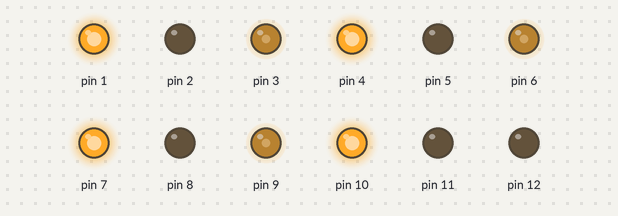
Simulated run of this sketch. Board: Arduino Uno, built with avr-gcc and run on an emulated ATmega328P. Parts: output pins drawn as LEDs (lit = HIGH).

Above: at 0.1 s.
Timing chart, 0 to 1.6 s (numbered marks = the images above):
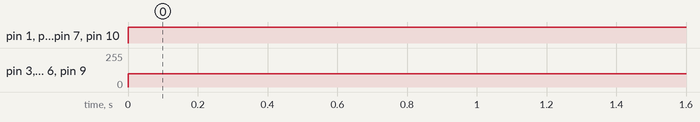

Measured:
- by itself, pin 1, pin 4, pin 7, pin 10: LOW → HIGH at 0.00 s
- by itself, pin 3, pin 6, pin 9: 0/255 → 100/255 at 0.00 s

The sketch:

RCJSoccerMinimalRobot.ino
```cpp
#include "RCJSMR.h"

using namespace RCJSMR;

uint8_t irPins[] = {A0, A1, A2, A3};
int irAngles[] = {0, 90, 180, -90};

IRBall ir(irPins, irAngles, sizeof(irPins));

Motor motors[] = {
  Motor(1, 2, 3),
  Motor(4, 5, 6),
  Motor(7, 8, 9),
  Motor(10, 11, 12)
};

int motorAngles[] = {
  45,
  135,
  -135,
  -45
};

Omni omni(motors, motorAngles, sizeof(motors));

void setup() {

}

void loop() {
  motors[0].spin(100);
  motors[1].spin(100);
  motors[2].spin(100);
  motors[3].spin(100);
}
```

Gyro.cpp
```cpp
#include "Gyro.h"

using namespace RCJSMR;

Gyro::Gyro(HardwareSerial &gyro) : _gyro(gyro)
{

}

int Gyro::available()
{
  return _gyro.available();
}

int Gyro::read()
{
  return _gyro.read();
}
```

Gyro.h
```cpp
#ifndef GYRO_H
#define GYRO_H

#include "arduino.h"

namespace RCJSMR {

  class Gyro {

    HardwareSerial &_gyro;

  public:

    Gyro(HardwareSerial &gyro);
    int available();
    int read();

  };

}

#endif
```

IRBall.cpp
```cpp
#include "IRBall.h"

using namespace RCJSMR;

IRBall::IRBall(uint8_t *pins, int *angles, int num) : _pins(pins), _angles(angles), _num(num)
{
  uint8_t *pin = _pins;
  int count = 0;
  do {
    pinMode(*pin, INPUT);
  } while (++pin, ++count != _num);
}

void IRBall::readEventRun()
{
  int *irValue = _irValues;
  int j = 0;
  do {
    uint8_t *pin = _pins;
    int i = 0;
    do {
      *irValue += digitalRead(*pin);
    } while (++pin, ++i != _num);
  } while (++irValue, ++j != 200);


  irValue = _irValues;
  int *angle = _angles;
  int count = 1;

  int minValue = *irValue;
  uint8_t minAngle = *angle;

  do {
    if (*irValue < minValue) {
      minValue = *irValue;
      minAngle = *angle;
    }
  } while (++irValue, ++angle, ++count != _num);

  _data = minAngle;
}

int IRBall::read()
{
  return _data;
}
```

IRBall.h
```cpp
#ifndef IRBALL_H
#define IRBALL_H

#include "arduino.h"

namespace RCJSMR {

  class IRBall {

    uint8_t *_pins;
    int *_angles;
    int _num;

    int _data;
    int _irValues[1024];

  public:

    IRBall(uint8_t *pins, int *angles, int num);
    void readEventRun();
    int read();


  };

}

#endif
```

Motor.cpp
```cpp
#include "Motor.h"

using namespace RCJSMR;

Motor::Motor(uint8_t inA, uint8_t inB, uint8_t pwm) : _inA(inA), _inB(inB), _pwm(pwm)
{
    pinMode(inA, OUTPUT);
    pinMode(inB, OUTPUT);
    pinMode(pwm, OUTPUT);
}

Motor::spin(int speed) {
  if (speed > 0) {
    digitalWrite(_inA, HIGH);
    digitalWrite(_inB, LOW);
  } else if (speed < 0) {
    digitalWrite(_inA, LOW);
    digitalWrite(_inB, HIGH);
  } else {
    digitalWrite(_inA, LOW);
    digitalWrite(_inB, LOW);
  }
  analogWrite(_pwm, constrain(abs(speed), 0, 255) );
}
```

Motor.h
```cpp
#ifndef MOTOR_H
#define MOTOR_H

#include "arduino.h"

namespace RCJSMR {

  class Motor {

    uint8_t _inA;
    uint8_t _inB;
    uint8_t _pwm;

  public:

    Motor(uint8_t inA, uint8_t inB, uint8_t pwm);
    spin(int speed);

  };

}

#endif
```

Omni.cpp
```cpp
#include "Omni.h"

using namespace RCJSMR;

Omni::Omni(Motor *motors, int *angles, int num) : _motors(motors), _angles(angles), _num(num)
{

}

void Omni::move(int moveAngle, int speed, int fix)
{
  Motor *motor = _motors;
  int *angle = _angles;
  int count = 0;
  do {
    motor->spin( speed * sin( radians(moveAngle - *angle) ) + fix );
  } while (++motor, ++angle, ++count != _num);
}
```

Omni.h
```cpp
#ifndef OMNI_H
#define OMNI_H

#include "arduino.h"

#include "Motor.h"

namespace RCJSMR {

  class Omni {

    Motor *_motors;
    int *_angles;
    int _num;

  public:

    Omni(Motor *motors, int *angles, int num);
    void move(int moveAngle, int speed, int fix);

  };

}

#endif
```

RCJSMR.h
```cpp
#ifndef RCJSMR_H
#define RCJSMR_H

#include "Motor.h"
#include "Omni.h"
#include "Gyro.h"
#include "IRBall.h"

#endif
```
